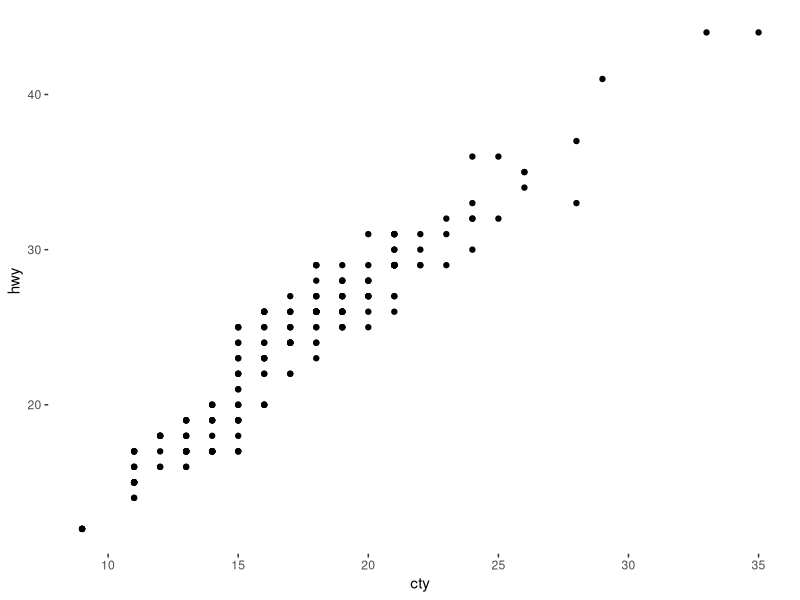
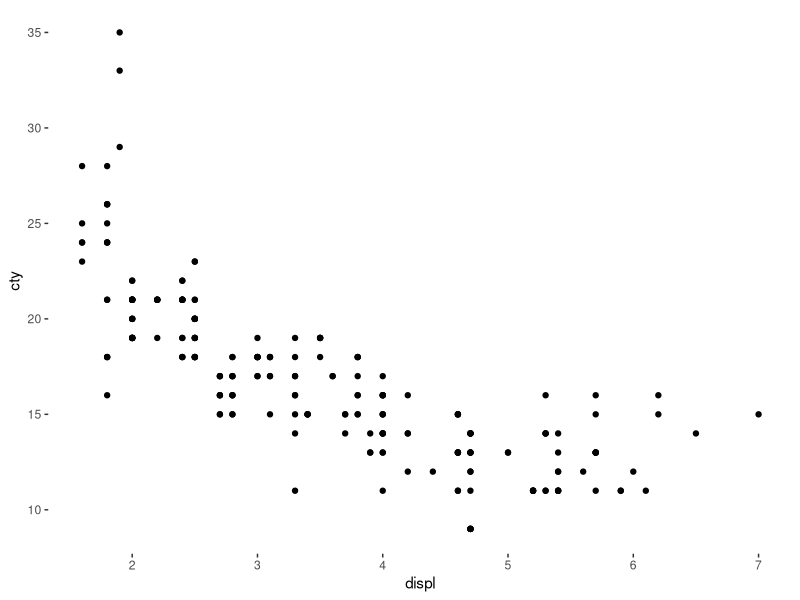
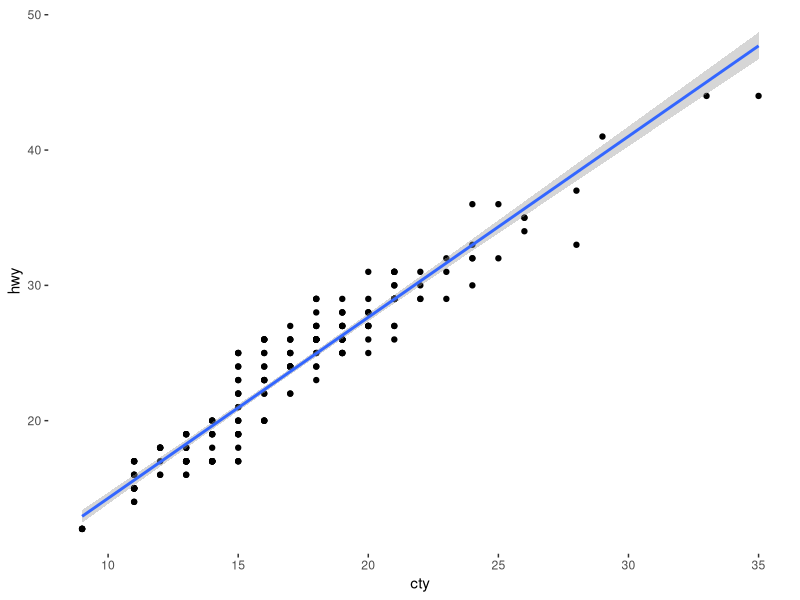
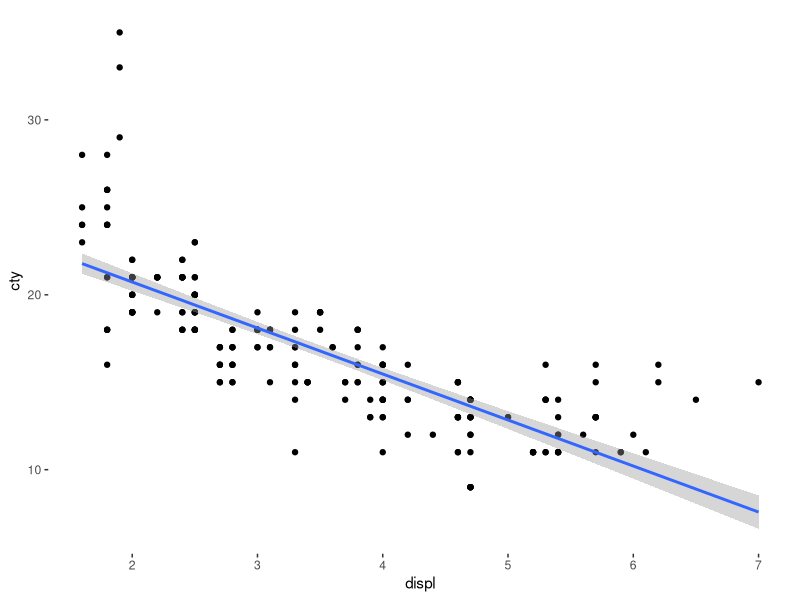
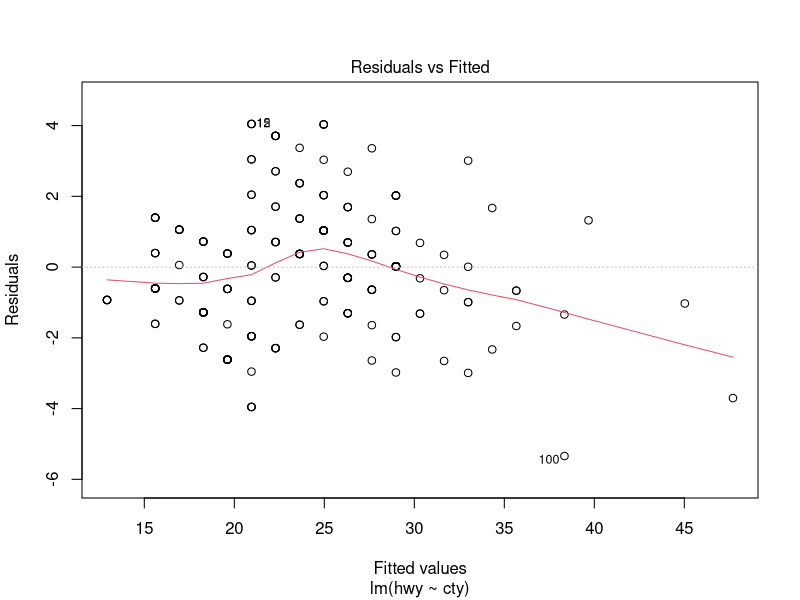
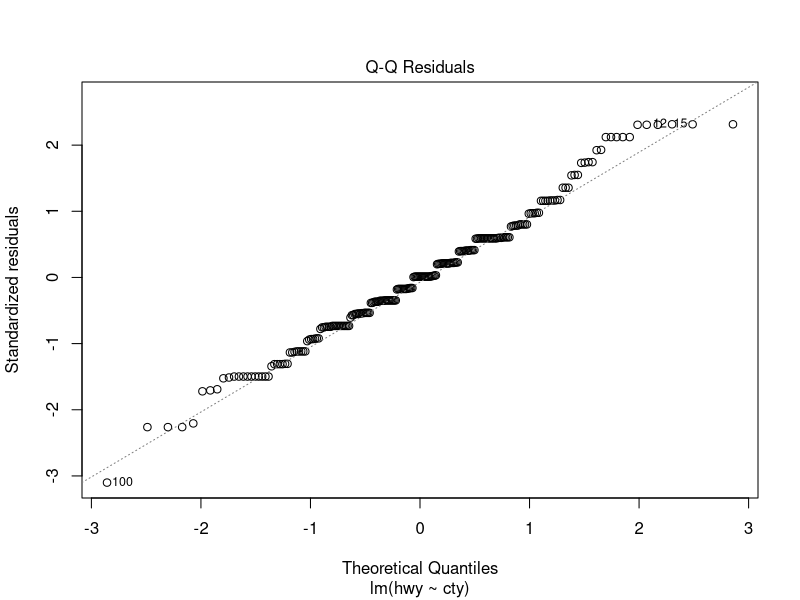
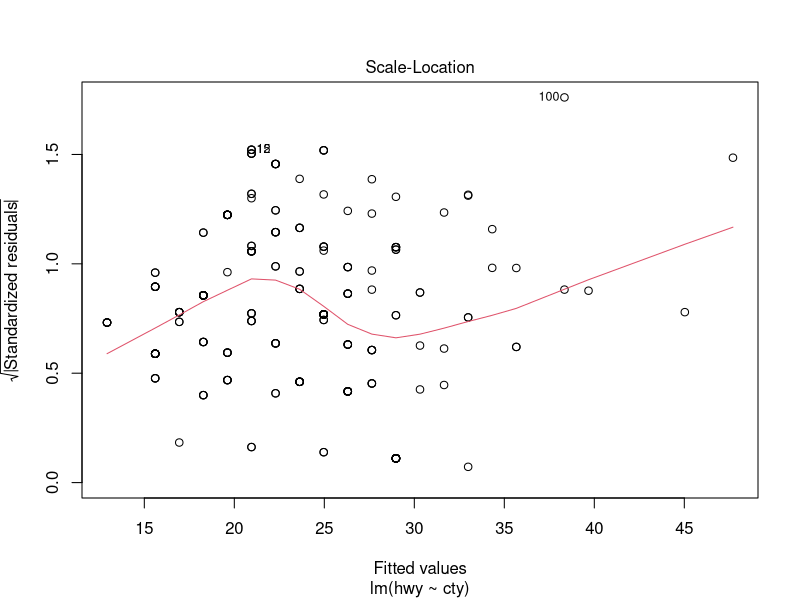
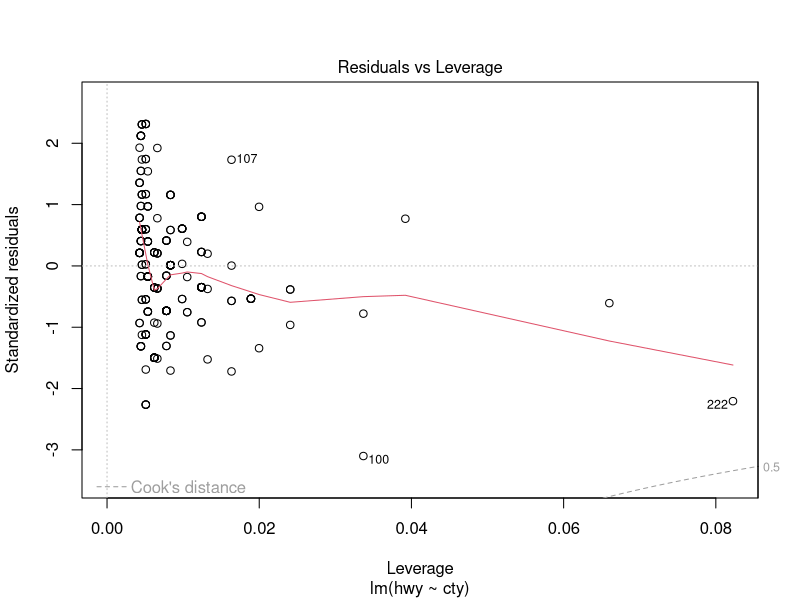

Generate these figures, in order, with R:
## ---- chunk 1
###########################################################################
################# DON'T DELETE THIS PART!!!!!##############################
###########################################################################
                                                                          #
knitr::opts_chunk$set(echo = TRUE, message = FALSE, warning = FALSE)      #
                                                                          #
library(tidyverse)           #The tidyverse has all of our data tools     #
library(ggthemes)            #ggthemes makes our graphs look nicer        #
                                                                          # 
theme_set(                                #this sets the theme for all    #
  theme_tufte() +                         #plots that we make             #
  theme(text=element_text(family="sans"))                                 #
  )                                                                       #
                                                                          #
                                                                          #
                                                                          #
### Below is where you read and store your data.                          #
                                                                          #
youShouldRenameThis <- read_csv("death penalty data.csv")
                                                                          #
                                                                          #
                                                                          #
############# ^ ################################# ^ #######################
############# | ## DON'T DELETE THIS PART!!!!!### | #######################
############# | ################################# | #######################
## ---- chunk 2

mpg %>% head


#examine rel btwn cty and hwy

qplot(x=cty, y=hwy, data=mpg)

## ---- chunk 3


qplot(displ, cty, data=mpg, geom="point")
## ---- chunk 4

# in R, we use lm for linear model.

# here's how to find equation for cty and hwy in mpg:



lm(hwy~cty, data=mpg)



mpg %>% head

## ---- chunk 5

qplot(cty, hwy, data=mpg)+geom_smooth(method = "lm")

#what's R?  use cor()

cor(mpg$cty, mpg$hwy)

## ---- chunk 6
qplot(displ, cty, data=mpg)+geom_smooth(method="lm")

lm(cty ~ displ, data=mpg)

cor(mpg$cty, mpg$displ)
## ---- chunk 7

mpgModel <- lm(hwy~cty, data=mpg)

summary(mpgModel)

predict(mpgModel, data.frame(cty=c(20,21)))

.89204 + 1.33746*20

class(mpgModel)

plot(mpgModel)
